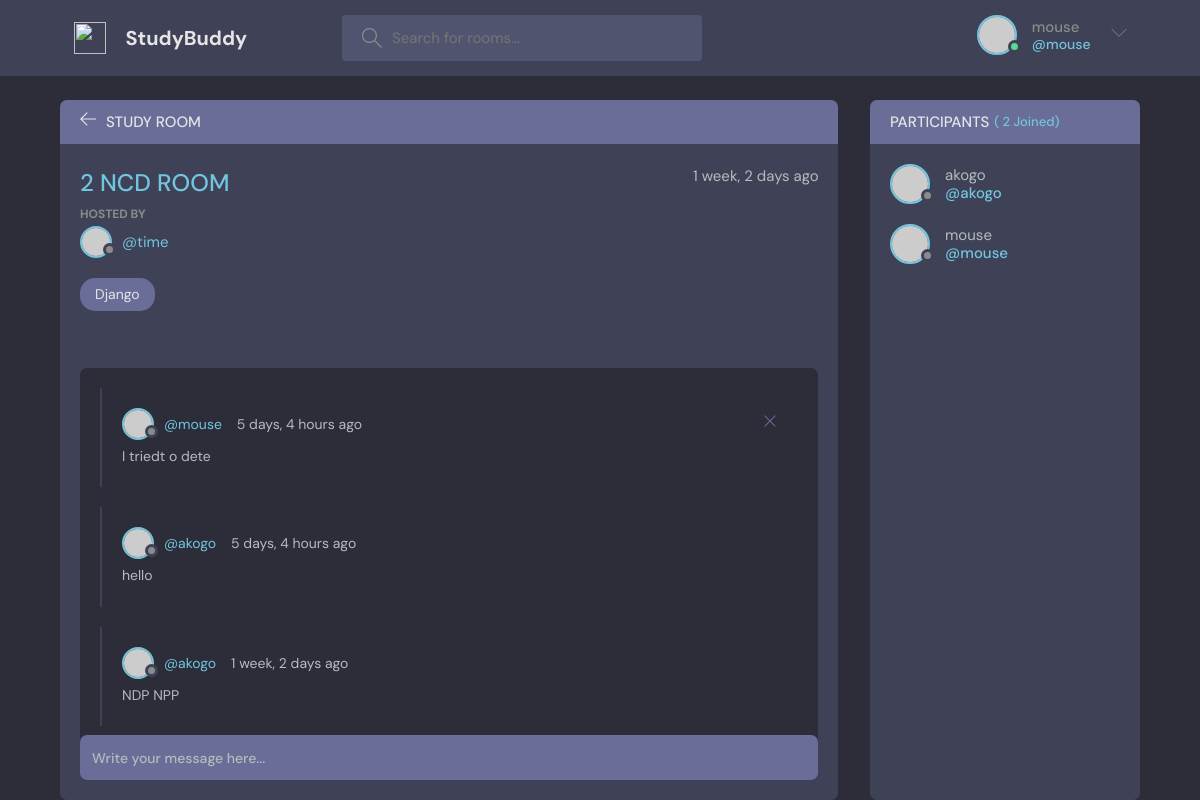
/room/10/ (signed in), run on an earlier commit of the app's database.
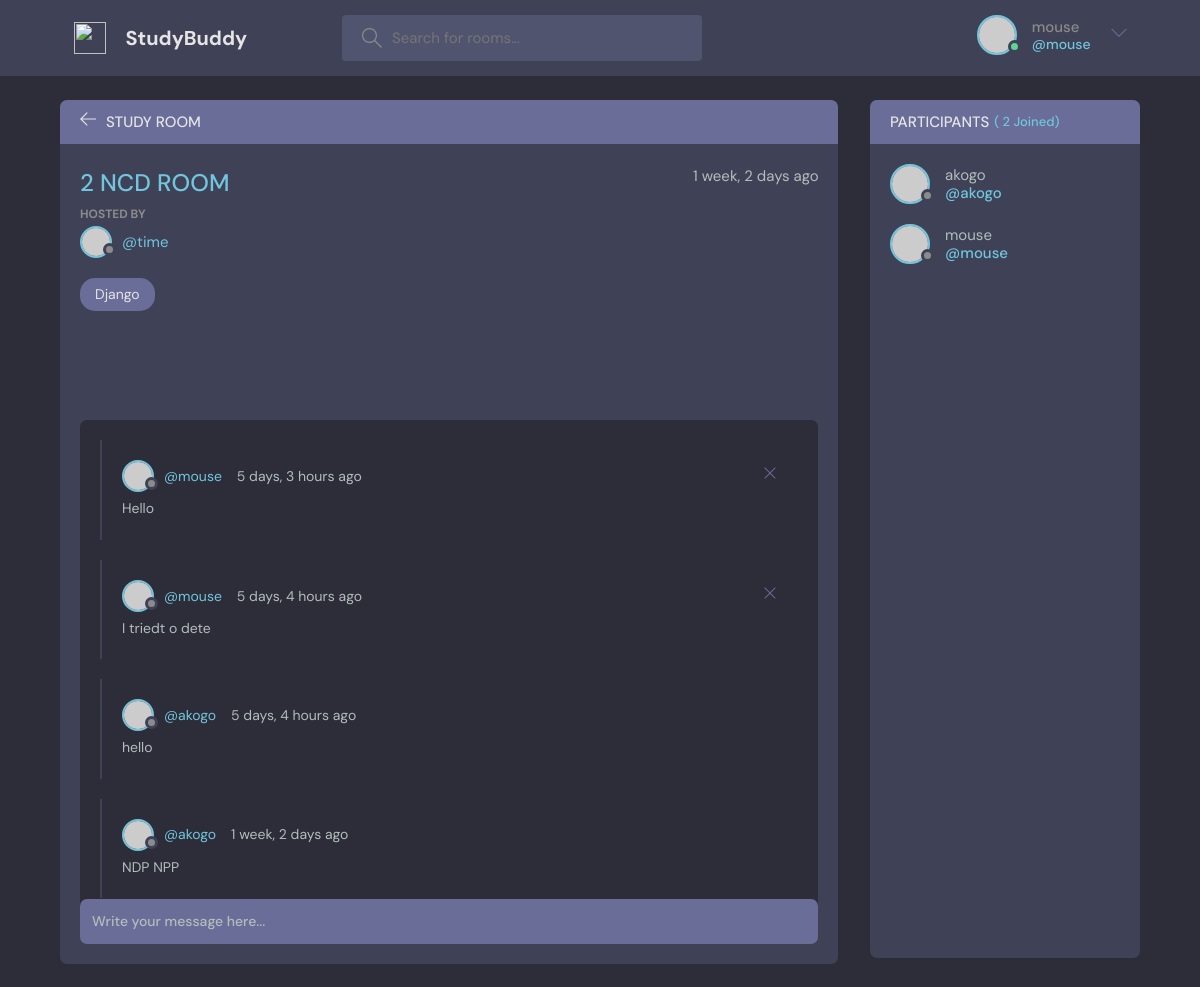
And on a later commit of the database.
### base/models.py (models this page shows, shortened)
class Room(models.Model):
    host =models.ForeignKey(User, on_delete=models.SET_NULL, null=True)
    topic = models.ForeignKey(Topic , on_delete=models.SET_NULL,null=True)
    name = models.CharField(max_length=50)
    description = models.TextField(null=True,blank=True)
    participants = models.ManyToManyField(User,related_name='participants',blank=True)
    updates = models.DateTimeField(auto_now=True) # every time we updates
    created = models.DateTimeField(auto_now_add=True) # save only once
    class Meta:
        ordering = ['-updates','-created']

class Topic(models.Model):
    name = models.CharField(max_length=100)
    def __str__(self):
        return self.name

class Message(models.Model):
    user = models.ForeignKey(User, on_delete=models.CASCADE)
    room = models.ForeignKey(Room,on_delete=models.CASCADE)
    body = models.TextField()
    updates = models.DateTimeField(auto_now=True) # every time we updates
    created = models.DateTimeField(auto_now_add=True) # save only once
    class Meta:
        ordering = ['-updates','-created']

### base/views.py (the view, shortened to what this page needs)
# urls.py: path("room/<str:pk>/", views.room, name="room"),
def room(request,pk):
    room = Room.objects.get(id =pk)
    room_messages = room.message_set.all().order_by('-created')
    participants = room.participants.all()
    context = {'room':room,'room_messages':room_messages,'participants':participants}
    return render(request, 'base/room.html',context)

### base/templates/base/room.html (shortened to what this page needs)
{% extends "main.html" %}
{% block content %}
    <main class="profile-page layout layout--2">
      <div class="container">
        <div class="room">
          <div class="room__top">
            <div class="room__topLeft">
              <a href="{{request.META.HTTP_REFERER}}">
                <svg version="1.1" xmlns="http://www.w3.org/2000/svg" width="32" height="32" viewBox="0 0 32 32">
                  <title>arrow-left</title>
                  <path
                    d="M13.723 2.286l-13.723 13.714 13.719 13.714 1.616-1.611-10.96-10.96h27.625v-2.286h-27.625l10.965-10.965-1.616-1.607z"
                  ></path>
                </svg>
              </a>
              <h3>Study Room</h3>
            </div>
          </div>
          <div class="room__box scroll">
            <div class="room__header scroll">
              <div class="room__info">
                <h3>{{room.name}}</h3>
                <span>{{room.created|timesince}} ago</span>
              </div>
              <div class="room__hosted">
                <p>Hosted By</p>
                <a href="{% url  'user-profile' room.host.id %}" class="room__author">
                  <div class="avatar avatar--small">
                    <img src="https://randomuser.me/api/portraits/men/37.jpg" />
                  </div>
                  <span>@{{room.host.username}}</span>
                </a>
              </div>
              <span class="room__topics">{{room.topic}}</span>
            </div>
            <div class="room__conversation">
              <div class="threads scroll">
            {% for  message in room_messages %}
            <div class="thread">
              <div class="thread__top">
                <div class="thread__author">
                  <a href="{% url 'user-profile' message.user.id}" class="thread__authorInfo">
                    <div class="avatar avatar--small">
                      <img src="https://randomuser.me/api/portraits/men/37.jpg" />
                    </div>
                    <span>@{{message.user.username}}</span>
                  </a>
                  <span class="thread__date">{{message.created|timesince}} ago</span>
                </div>
              {% if request.user == message.user%}
              <a href="{% url 'delete-message' message.id%}">
                <div class="thread__delete">
                  <svg version="1.1" xmlns="http://www.w3.org/2000/svg" width="32" height="32" viewBox="0 0 32 32">
                    <title>remove</title>
                    <path
                      d="M27.314 6.019l-1.333-1.333-9.98 9.981-9.981-9.981-1.333 1.333 9.981 9.981-9.981 9.98 1.333 1.333 9.981-9.98 9.98 9.98 1.333-1.333-9.98-9.98 9.98-9.981z"
                    ></path>
                  </svg>
                </div>
              </a>
              </div>
              <div class="thread__details">
                {{message.body}}
              </div>
            </div>
            {% endfor %}
              </div>
            </div>
          </div>
          <div class="room__message">
            <form action="#"><input name="" placeholder="Write your message here..." /></form>
          </div>
        </div>
        <div class="participants">
          <h3 class="participants__top">Participants <span>( {{participants.count}} Joined)</span></h3>
          <div class="participants__list scroll">
            {% for user in participants  %}
            <a href="{% url 'user-profile' user.id %}" class="participant">
              <div class="avatar avatar--medium">
                <img src="https://randomuser.me/api/portraits/men/37.jpg" />
              </div>
              <p>
                {{user.username}}
                <span>@{{user.username}}</span>
              </p>
            </a>
            {% endfor%}
          </div>
        </div>
      </div>
    </main>
{% endblock content%}

### templates/main.html (shortened to what this page needs)
<!DOCTYPE html>
{%load static%}
<html lang="en">
  <head>
    <link rel="stylesheet" href="{% static  'styles/style.css'%}" />
  </head>
  <body>
    {%include 'navbar.html'%}
    {% block content%}
    {% endblock%}
  </body>
</html>

### templates/navbar.html (shortened to what this page needs)
{% load static %}
<header class="header header--loggedIn">
    <div class="container">
      <a href="{% url 'home' %}" class="header__logo">
        <img src="{% static 'images/logo.svg' %}" />
        <h1>StudyBuddy</h1>
      </a>
      <form class="header__search" method="GET" accept="{ % url 'home' %}">
        <label>
          <input name="q" placeholder="Search for rooms..." />
        </label>
      </form>
      <nav class="header__menu">
        {% if request.user.is_authenticated %}
        <div class="header__user">
          <a href="{% url 'update-user'%}">
            <div class="avatar avatar--medium active">
              <img src="https://randomuser.me/api/portraits/men/37.jpg" />
            </div>
            <p>{{user.username }} <span>@{{request.user.username}}</span></p>
          </a>
          <button class="dropdown-button">
            <svg version="1.1" xmlns="http://www.w3.org/2000/svg" width="32" height="32" viewBox="0 0 32 32">
              <title>chevron-down</title>
              <path d="M16 21l-13-13h-3l16 16 16-16h-3l-13 13z"></path>
            </svg>
          </button>
        </div>
        {%else%}
        <a href="{% url 'login'%}">
          <img src="{% static 'images/avatar.svg' %}" />
          <p>Login</p>
        </a>
{%endif%}
      </nav>
    </div>
  </header>

What changed in the data, as far as the page shows it:
added Message: user.username "mouse", created "5 days, 3 hours", body "Hello"
